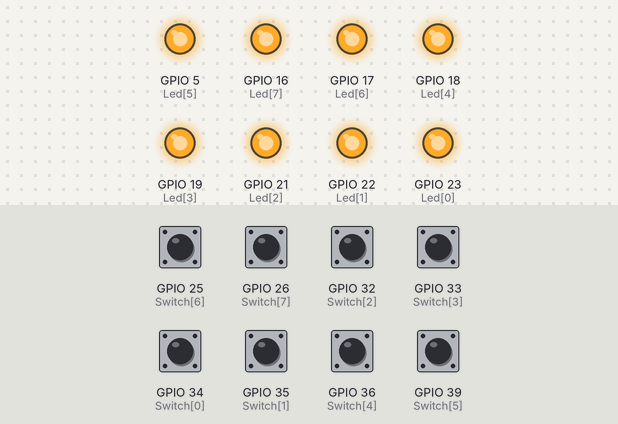
The sketch below on a simulated ESP32. Shown: output pins drawn as LEDs (lit = HIGH). Inputs (shaded band) come from the test bench; at power-on: GPIO 25 (Switch[6]), GPIO 26 (Switch[7]), GPIO 32 (Switch[2]), GPIO 33 (Switch[3]), GPIO 34 (Switch[0]), GPIO 35 (Switch[1]), GPIO 36 (Switch[4]), GPIO 39 (Switch[5]) HIGH.

Above: at 1.3 s.
1.4 s: GPIO 25 (Switch[6]) pulled LOW for 1.2 s
At 2.4 s:
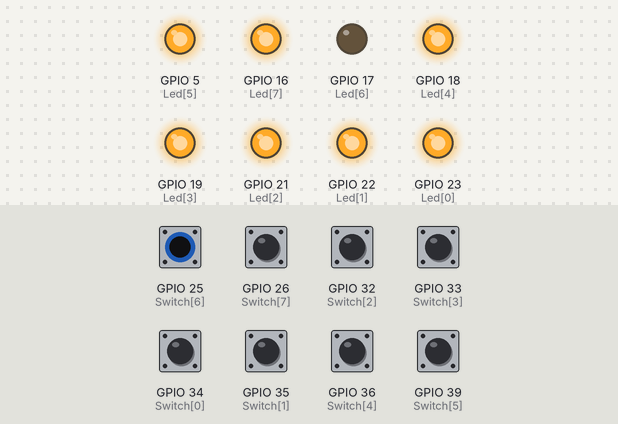
4.6 s: GPIO 26 (Switch[7]) pulled LOW for 1.2 s
At 5.9 s:
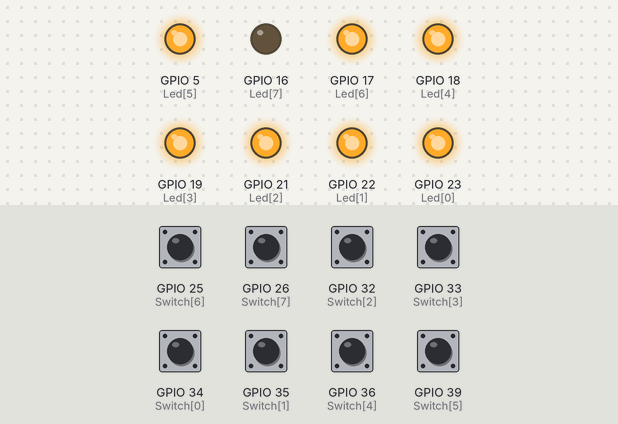
7.6 s: GPIO 32 (Switch[2]) pulled LOW for 1.2 s
At 8.9 s:
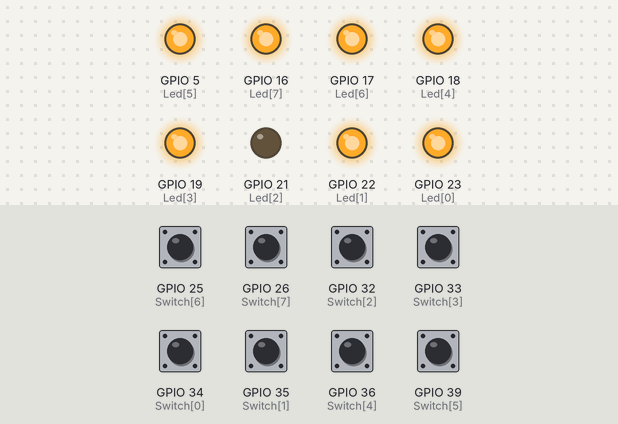
10.6 s: GPIO 33 (Switch[3]) pulled LOW for 1.2 s
At 11.7 s:
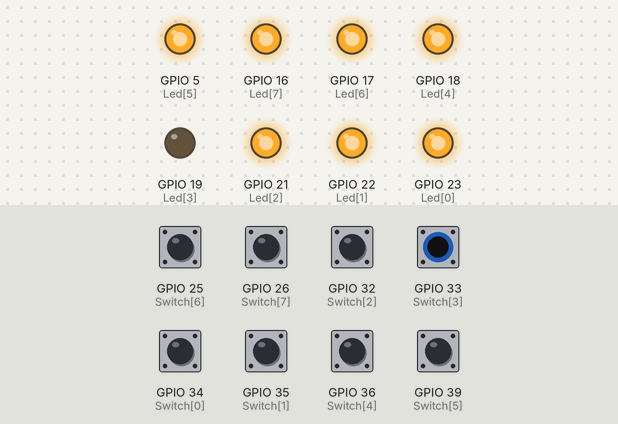
13.6 s: GPIO 34 (Switch[0]) pulled LOW for 1.2 s
At 14.9 s:
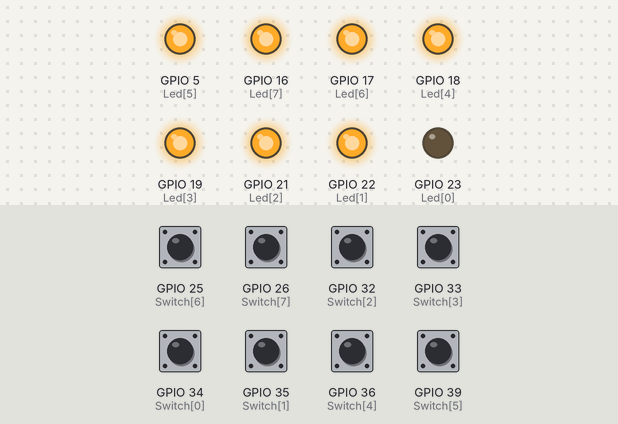
16.6 s: GPIO 35 (Switch[1]) pulled LOW for 1.2 s
At 17.5 s:
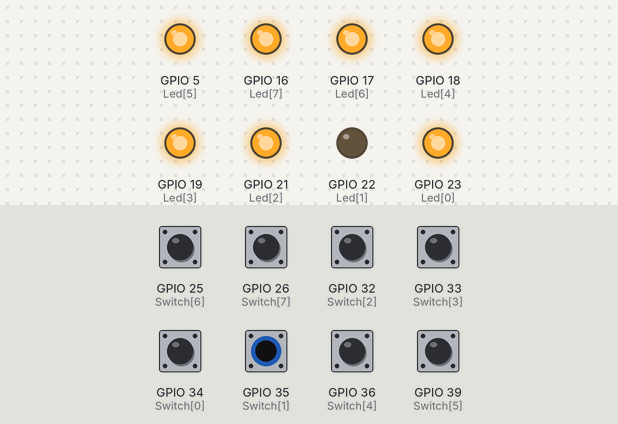
Timing chart, 0 to 19.7 s (numbered marks = the images above; inputs shaded):
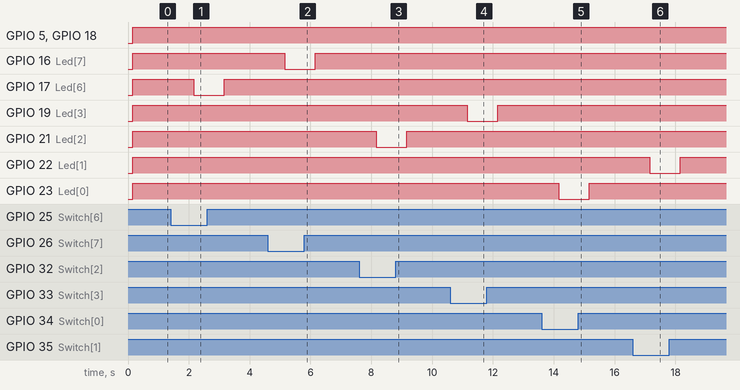

Measured:
- after the input at 1.4 s, GPIO 17 (Led[6]): HIGH → LOW after 0.76 s, → HIGH 1.0 s later
- after the input at 4.6 s, GPIO 16 (Led[7]): HIGH → LOW after 0.56 s, → HIGH 1.0 s later
- after the input at 7.6 s, GPIO 21 (Led[2]): HIGH → LOW after 0.56 s, → HIGH 1.0 s later
- after the input at 10.6 s, GPIO 19 (Led[3]): HIGH → LOW after 0.56 s, → HIGH 1.0 s later
- after the input at 13.6 s, GPIO 23 (Led[0]): HIGH → LOW after 0.56 s, → HIGH 1.0 s later
- after the input at 16.6 s, GPIO 22 (Led[1]): HIGH → LOW after 0.56 s, → HIGH 1.0 s later

The sketch:

LED_AND_SWITCH.ino
```cpp
const int Switch[8]={34, 35, 32, 33, 36, 39, 25, 26}; //declaring DIP Switches(Port P1)
const int Led[8]={23, 22, 21, 19, 18, 5, 17, 16}; //declaring LEDs (Port P2)
void setup()
{
for(int i=0;i<8;i++)
{
 pinMode(Switch[i],INPUT);
 pinMode(Led[i],OUTPUT);
 delay(20);
}
}
void loop()
{
for(int i=0; i<8;i++)
{
digitalWrite(Led[i],digitalRead(Switch[i])); // Reads the state of each switches and replicate it on LEDs
}
delay(1000);
}
```
